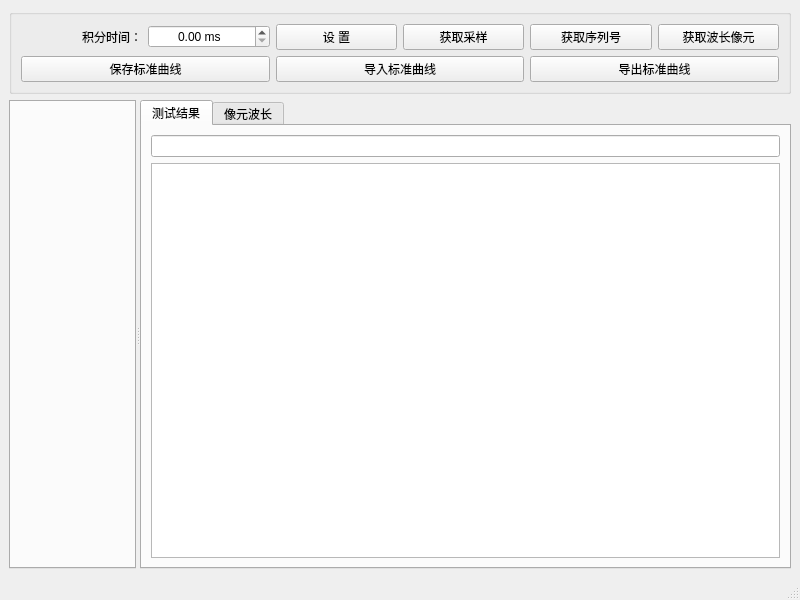
<?xml version="1.0" encoding="UTF-8"?>
<ui version="4.0">
 <class>HMainWindowDemo</class>
 <widget class="QMainWindow" name="HMainWindowDemo">
  <property name="geometry">
   <rect>
    <x>0</x>
    <y>0</y>
    <width>800</width>
    <height>600</height>
   </rect>
  </property>
  <property name="windowTitle">
   <string>HMainWindowDemo</string>
  </property>
  <widget class="QWidget" name="centralwidget">
   <layout class="QGridLayout" name="gridLayout_4" rowstretch="0,1">
    <item row="0" column="0">
     <widget class="QGroupBox" name="groupBox">
      <property name="title">
       <string/>
      </property>
      <layout class="QGridLayout" name="gridLayout_3">
       <item row="0" column="0">
        <layout class="QHBoxLayout" name="horizontalLayout_2">
         <item>
          <widget class="QLabel" name="label">
           <property name="text">
            <string>积分时间：</string>
           </property>
           <property name="alignment">
            <set>Qt::AlignRight|Qt::AlignTrailing|Qt::AlignVCenter</set>
           </property>
          </widget>
         </item>
         <item>
          <widget class="QDoubleSpinBox" name="doubleSpinBox">
           <property name="alignment">
            <set>Qt::AlignCenter</set>
           </property>
           <property name="suffix">
            <string> ms </string>
           </property>
           <property name="maximum">
            <double>1000.000000000000000</double>
           </property>
          </widget>
         </item>
         <item>
          <widget class="QPushButton" name="pushButton_01">
           <property name="text">
            <string>设 置</string>
           </property>
          </widget>
         </item>
         <item>
          <widget class="QPushButton" name="pushButton_02">
           <property name="text">
            <string>获取采样</string>
           </property>
          </widget>
         </item>
         <item>
          <widget class="QPushButton" name="pushButton_03">
           <property name="text">
            <string>获取序列号</string>
           </property>
          </widget>
         </item>
         <item>
          <widget class="QPushButton" name="pushButton_04">
           <property name="text">
            <string>获取波长像元</string>
           </property>
          </widget>
         </item>
        </layout>
       </item>
       <item row="1" column="0">
        <layout class="QHBoxLayout" name="horizontalLayout">
         <item>
          <widget class="QPushButton" name="pushButton_11">
           <property name="text">
            <string>保存标准曲线</string>
           </property>
          </widget>
         </item>
         <item>
          <widget class="QPushButton" name="pushButton_13">
           <property name="text">
            <string>导入标准曲线</string>
           </property>
          </widget>
         </item>
         <item>
          <widget class="QPushButton" name="pushButton_14">
           <property name="text">
            <string>导出标准曲线</string>
           </property>
          </widget>
         </item>
        </layout>
       </item>
      </layout>
     </widget>
    </item>
    <item row="1" column="0">
     <widget class="QSplitter" name="splitter">
      <property name="orientation">
       <enum>Qt::Horizontal</enum>
      </property>
      <widget class="QTabWidget" name="tabWidget"/>
      <widget class="QTabWidget" name="tabWidget_2">
       <property name="currentIndex">
        <number>0</number>
       </property>
       <widget class="QWidget" name="tab_3">
        <attribute name="title">
         <string>测试结果</string>
        </attribute>
        <layout class="QGridLayout" name="gridLayout">
         <item row="0" column="0">
          <widget class="QLineEdit" name="lineEdit"/>
         </item>
         <item row="1" column="0">
          <widget class="QTextBrowser" name="textBrowser">
           <property name="html">
            <string>&lt;!DOCTYPE HTML PUBLIC &quot;-//W3C//DTD HTML 4.0//EN&quot; &quot;http://www.w3.org/TR/REC-html40/strict.dtd&quot;&gt;
&lt;html&gt;&lt;head&gt;&lt;meta name=&quot;qrichtext&quot; content=&quot;1&quot; /&gt;&lt;style type=&quot;text/css&quot;&gt;
p, li { white-space: pre-wrap; }
&lt;/style&gt;&lt;/head&gt;&lt;body style=&quot; font-family:'SimSun'; font-size:9pt; font-weight:400; font-style:normal;&quot;&gt;
&lt;p style=&quot;-qt-paragraph-type:empty; margin-top:0px; margin-bottom:0px; margin-left:0px; margin-right:0px; -qt-block-indent:0; text-indent:0px;&quot;&gt;&lt;br /&gt;&lt;/p&gt;&lt;/body&gt;&lt;/html&gt;</string>
           </property>
          </widget>
         </item>
        </layout>
       </widget>
       <widget class="QWidget" name="tab_4">
        <attribute name="title">
         <string>像元波长</string>
        </attribute>
        <layout class="QGridLayout" name="gridLayout_2">
         <item row="0" column="0">
          <widget class="HEntireTableWidget" name="tableWidget">
           <property name="editTriggers">
            <set>QAbstractItemView::NoEditTriggers</set>
           </property>
          </widget>
         </item>
        </layout>
       </widget>
      </widget>
     </widget>
    </item>
   </layout>
  </widget>
  <widget class="QMenuBar" name="menubar">
   <property name="geometry">
    <rect>
     <x>0</x>
     <y>0</y>
     <width>800</width>
     <height>18</height>
    </rect>
   </property>
  </widget>
  <widget class="QStatusBar" name="statusbar"/>
 </widget>
 <customwidgets>
  <customwidget>
   <class>HEntireTableWidget</class>
   <extends>QTableWidget</extends>
   <header>HePlugin/HEntireTableWidget.h</header>
  </customwidget>
 </customwidgets>
 <resources/>
 <connections/>
</ui>
